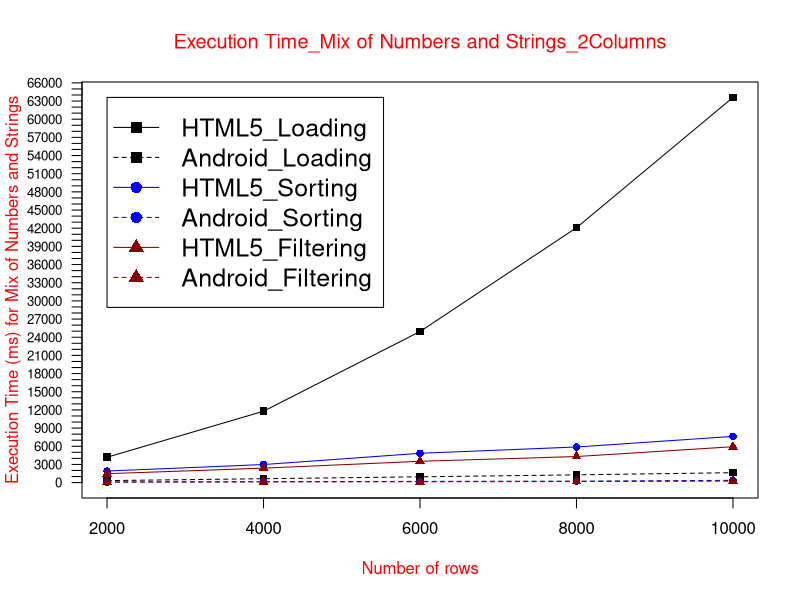

This figure's R source:
data <- read.table("ETmix2col.txt", header = TRUE)

max_y <- max(data)
plot_colors <- c("black", "blue", "red4")
png(filename="ETmix2Col.png", height = 1000, width = 1450, bg = "white")
plot(data$HTML5_Loading, type = "o", col = plot_colors[1], pch=15,  ylim=c(0,max_y), axes=FALSE, ann=FALSE)
axis(1, at=1:5, lab=c("2000", "4000", "6000", "8000", "10000"))
axis(2, las=1, at=1000*0:max_y, cex.axis = 0.8)

box()
lines(data$Android_Loading, type="o", pch=15, lty=2, col=plot_colors[1])
lines(data$HTML5_Sorting, type="o", pch=16, lty=1,  col=plot_colors[2])
lines(data$Android_Sorting, type="o", pch=16, lty=2,  col=plot_colors[2])   
lines(data$HTML5_Filtering, type="o", pch=17, lty=1, col=plot_colors[3])
lines(data$Android_Filtering, type="o", pch=17, lty=2,   col=plot_colors[3])

title(main="Execution Time_Mix of Numbers and Strings_2Columns", col.main="red", font.main=6)
title(xlab= "Number of rows", col.lab="red")
title(ylab= "Execution Time (ms) for Mix of Numbers and Strings", col.lab="red")
legend(1, max_y, names(data), cex=1.5, col=c("black", "black","blue", "blue","red4","red4"), pch=c(15,15,16,16,17,17), lty=c(1,2,1,2,1,2));

dev.off()
